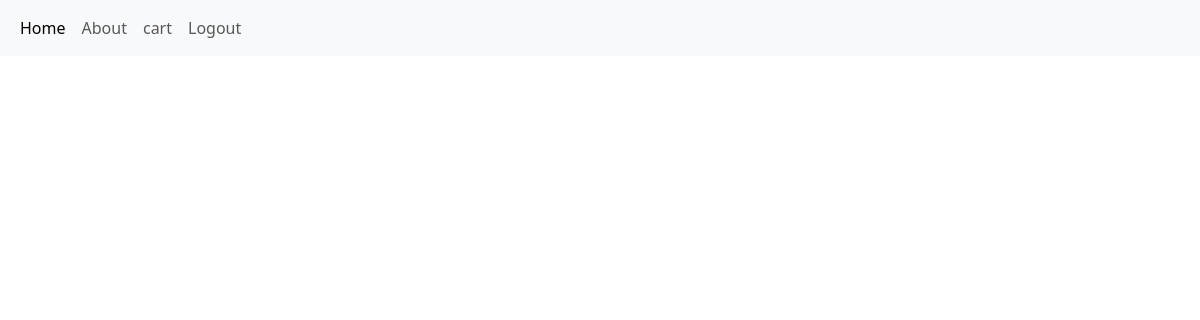
Page /bookings (signed in) on the earlier database version.
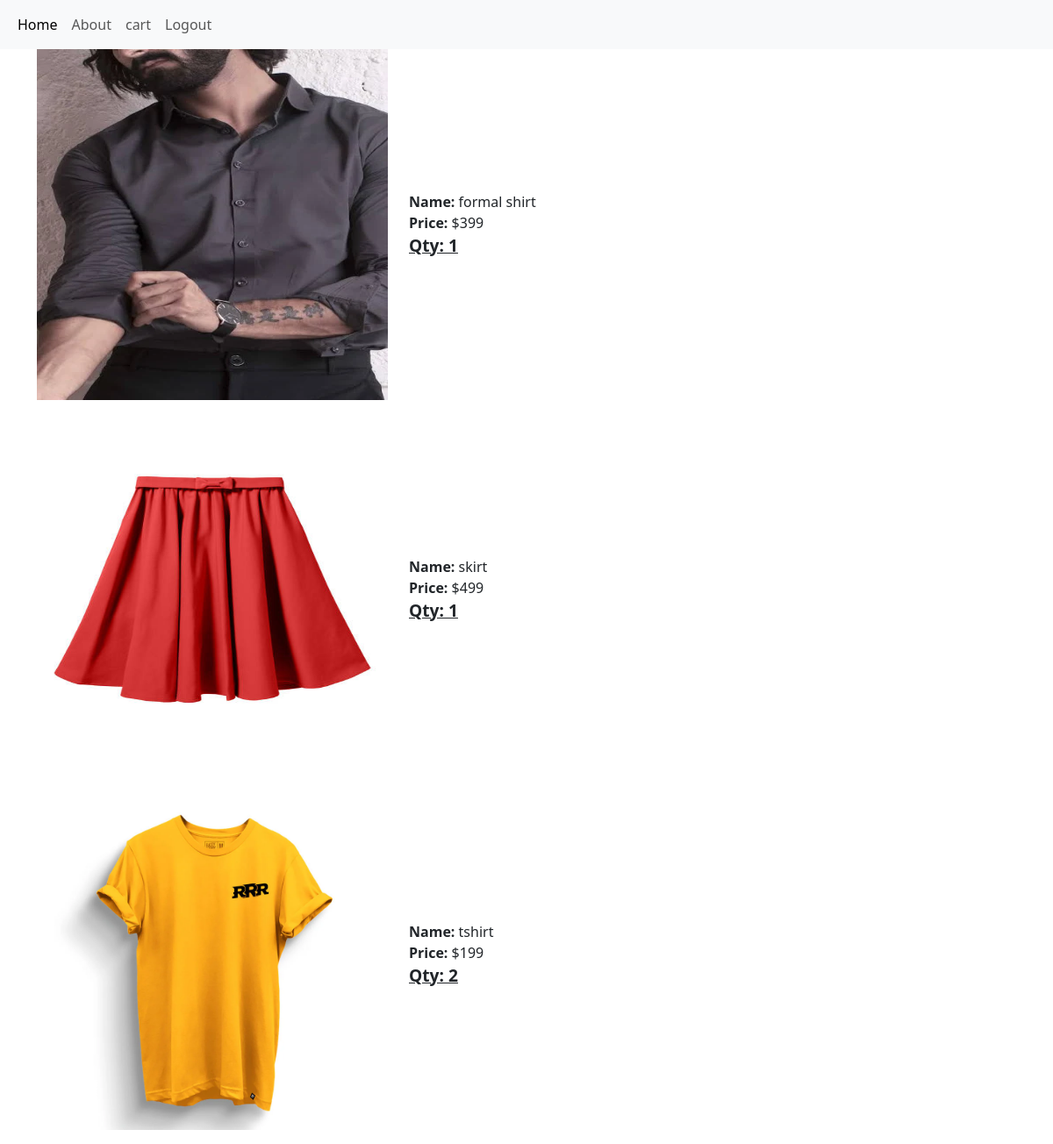
Same page on the later database version.
### textileapp/models.py (models this page shows)
class Buy(models.Model):
    Product=models.ForeignKey(Product,on_delete=models.CASCADE)
    user=models.ForeignKey(User,on_delete=models.CASCADE)
    qty=models.IntegerField()
    price=models.IntegerField()
    date=models.DateField(auto_now_add=True)

class Product(models.Model):
    pid=models.TextField()
    name=models.TextField()
    dis=models.TextField()
    price=models.IntegerField()
    offer_price=models.IntegerField()
    stock=models.IntegerField()
    img=models.FileField()

### textileapp/views.py (the view)
# urls.py: path('bookings',views.bookings),
def bookings(req):
    user=User.objects.get(username=req.session['user'])
    buy=Buy.objects.filter(user=user)[::-1]
    return render(req,'user/bookings.html',{'bookings':buy})

### template/user/bookings.html (shortened to what this page needs)
<!DOCTYPE html>
<html lang="en">
<head>
    <link href="https://cdn.jsdelivr.net/npm/bootstrap@5.3.3/dist/css/bootstrap.min.css" rel="stylesheet">
</head>
<body>
    <nav class="navbar navbar-expand-sm bg-light navbar-light">
        <div class="container-fluid">
          <ul class="navbar-nav">
            <li class="nav-item">
              <a class="nav-link active" href="user_home">Home</a>
            </li>
            <li class="nav-item">
              <a class="nav-link" href="#">About</a>
            </li>
            <li class="nav-item">
              <a class="nav-link" href="cart">cart</a>
            </li>
            <li class="nav-item">
              <a class="nav-link " href="logout">Logout</a>
            </li>
          </ul>
        </div>
    </nav>
    <div class="container">
        <div class="row">
            {% for i in bookings %}
            <div class="col-lg-12 mb-3">
                <div class="d-flex align-items-center">
                    <img src="{{i.Product.img.url}}" style="width: 400px; height: 400px;" alt="">
                    <div class="ms-4">
                        <div><strong>Name:</strong> {{i.Product.name}}</div>
                        <div><strong>Price:</strong> ${{i.Product.offer_price}}</div>
                        <div class="d-flex align-items-center">
                            <span class="qty-text">Qty: {{i.qty}}</span>
                        </div>
                    </div>
                </div>
            </div>
            {% endfor %}
        </div>
    </div>
</body>
</html>

Differences in the rows shown:
added Buy: Product.img (picture), Product.name "formal shirt", Product.offer_price "399", qty "1"
added Buy: Product.img (picture), Product.name "skirt", Product.offer_price "499", qty "1"
added Buy: Product.img (picture), Product.name "tshirt", Product.offer_price "199", qty "2"
